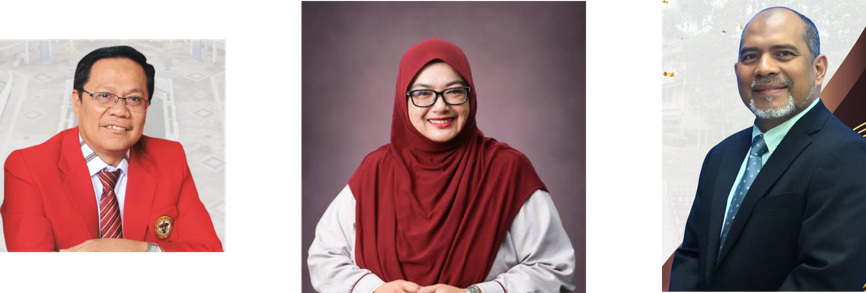
#> input picture preview_unhas.png, 866 x 293 px
$ python analyze_segments.py
#> lines starting #> are read from the running program, lines starting #| are printed output that depends on the picture
from PIL import Image

img = Image.open("preview_unhas.png")
#> img is the input picture: PIL image 866x293 RGBA; mean R, G, B, A 110.1, 83.8, 85.5, 191.5
w, h = img.size
#> w = 866; h = 293
# Let's divide into 4 quadrants horizontally and check average colors
for i in range(4):
    box = (i * w // 4, 0, (i + 1) * w // 4, h)
    crop = img.crop(box)
    colors = crop.getcolors(maxcolors=100000)
    print(f"Segment {i} ({box[0]}-{box[2]}): {len(colors) if colors else 'many'} colors")
#> this loop made 4 passes
#| Segment 0 (0-216): 16510 colors
#| Segment 1 (216-433): 13448 colors
#| Segment 2 (433-649): 18107 colors
#| Segment 3 (649-866): 18667 colors
#> pass 1, `crop = img.crop(box)`:
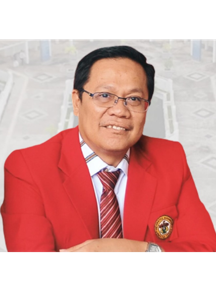
#> crop: PIL image 216x293 RGBA; mean R, G, B, A 150.8, 98.7, 95.6, 185; transparent parts drawn white
#> pass 2, `crop = img.crop(box)`:
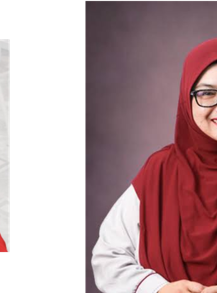
#> crop: PIL image 217x293 RGBA; mean R, G, B, A 93, 63.8, 67.4, 162.1; transparent parts drawn white
#> pass 3, `crop = img.crop(box)`:
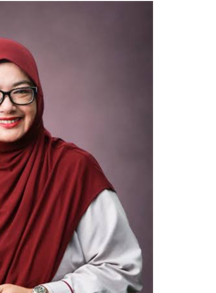
#> crop: PIL image 216x293 RGBA; mean R, G, B, A 87.8, 62.2, 66.1, 180; transparent parts drawn white
